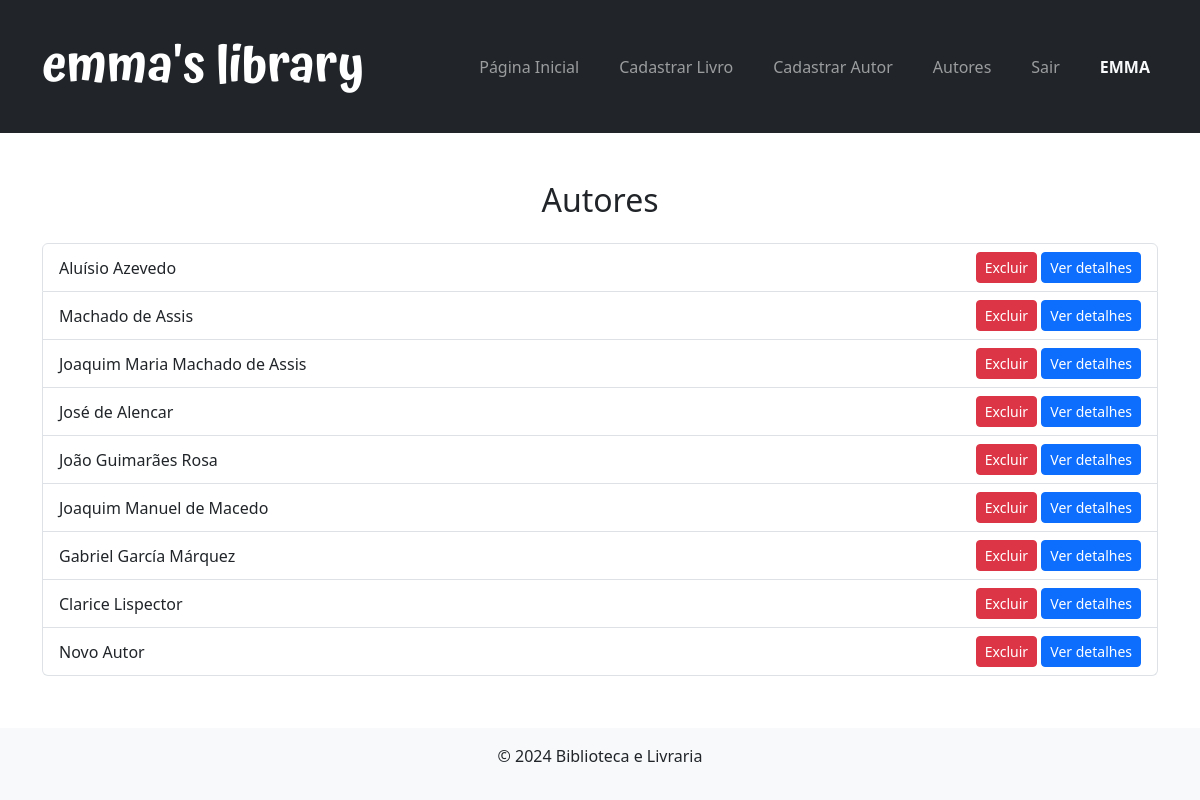
Page /listar-autores/ (signed in) on the committed database.
### livros/models.py (models this page shows, shortened)
class Autor(models.Model):
    nome = models.CharField(max_length=100)

### livros/views.py (the view)
# urls.py: path('listar-autores/', listar_autores, name='listar_autores'),
@login_required
def listar_autores(request):
    autores = Autor.objects.all()
    return render(request, 'listar_autores.html', {'autores': autores})

### livros/templates/listar_autores.html (shortened to what this page needs)
{% extends 'base.html' %}
{% block content %}
<div class="container mt-4">
    <h2 class="text-center mb-4">Autores</h2>
    <ul class="list-group">
        {% for autor in autores %}
            <li class="list-group-item d-flex justify-content-between align-items-center">
                {{ autor.nome }}
                <form action="{% url 'deletar_autor' autor.id %}" method="post" class="d-inline">
                    <button type="submit" class="btn btn-danger btn-sm" onclick="return confirm('Tem certeza que deseja deletar {{ autor.nome }}?')">
                        Excluir
                    </button>
                    <a href="{% url 'autores_informacoes' autor.id %}" class="btn btn-primary btn-sm">Ver detalhes</a>
                </form>
            </li>
        {% empty %}
            <li class="list-group-item text-muted">Nenhum autor encontrado.</li>
        {% endfor %}
    </ul>
</div>
{% endblock %}

### livros/templates/base.html (shortened to what this page needs)
<!DOCTYPE html>
<html lang="pt-br">
  <head>
     {% load static %}
     <link href="{% static "css/bootstrap.min.css" %}" rel="stylesheet">
  </head>
  <div class="d-flex flex-column min-vh-100">
    <body >
      <header class="bg-dark text-light p-3">
        <div class="container">
          <nav class="navbar navbar-expand-lg navbar-dark">
            <a class="navbar-brand fw-bold logo" href="#">emma's library</a>
            <div class="collapse navbar-collapse" id="navbarNav">
              <ul class="navbar-nav ms-auto gap-4">
                <li class="nav-item">
                  <a href="{% url 'listar_livros' %}" class="nav-link link-offset-2 link-underline-opacity-25 link-underline-opacity-100-hover">Página Inicial</a>
                </li>
                <li class="nav-item">
                  <a href="{% url 'cadastrar_livro' %}" class="nav-link link-offset-2 link-underline-opacity-25 link-underline-opacity-100-hover">Cadastrar Livro</a>
                </li>
                <li class="nav-item">
                  <a href="{% url 'novo_autor' %}" class="nav-link link-offset-2 link-underline-opacity-25 link-underline-opacity-100-hover">Cadastrar Autor</a>
                </li>
                <li class="nav-item">
                  <a href="{% url 'listar_autores' %}" class="nav-link link-offset-2 link-underline-opacity-25 link-underline-opacity-100-hover">Autores</a>
                </li>
                <li class="nav-item">
                  <a href="{% url 'logout' %}" class="nav-link link-offset-2 link-underline-opacity-25 link-underline-opacity-100-hover">Sair </a>
                </li>
                {% if user.is_authenticated %}
                <li class="nav-item">
                  <span class="nav-link text-light fw-bold text-uppercase">{{ user.username }}</span>
                </li>
                {% endif %}
              </ul>
            </div>
          </nav>
        </div>
      </header>
      <main class="container-fluid mt-4 flex-grow-1">
        {% block content %}{% endblock %}
      </main>
      <footer class="bg-light text-center p-3 mt-4 ">
        <p>&copy; 2024 Biblioteca e Livraria</p>
      </footer>
    </body>
  </div>
</html>

### rows in the picture
Autor: nome "Aluísio Azevedo"
Autor: nome "Machado de Assis"
Autor: nome "Joaquim Maria Machado de Assis"
Autor: nome "José de Alencar"
Autor: nome "João Guimarães Rosa"
Autor: nome "Joaquim Manuel de Macedo"
Autor: nome "Gabriel García Márquez"
Autor: nome "Clarice Lispector"
Autor: nome "Novo Autor"

### other values in the picture
{{ user.username }} "EMMA"
